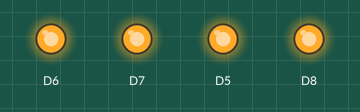
Bench run of a sketch on a simulated ESP8266 (Wemos D1 mini). Parts: output pins drawn as LEDs (lit = HIGH). What the sketch prints to the serial monitor is not drawn.

Above: at 0.2 s.
At 0.6 s:
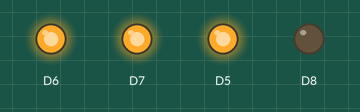
At 1.0 s:
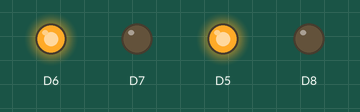
At 3.4 s:
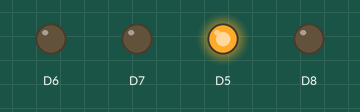
At 6.3 s:
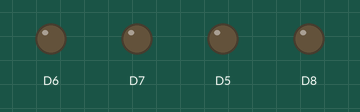
Timing chart, 0 to 9.1 s (numbered marks = the images above):
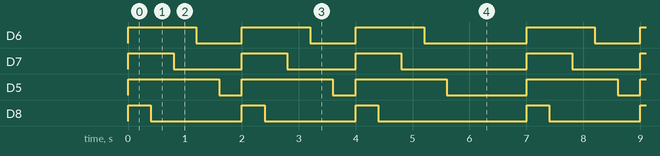

The sketch:

D1_oop94_IntBlinker1.ino
```cpp
//_____D1_oop94_IntBlinker1.ino__________________khartinger_____
// This sample program for the D1 mini shows the use of the
// timer interrupt in connection with a class.
// For 4 LEDs (at D5 to D8) objects of the class IntBlinker1
// are created, which blink differently with the help of an
// interrupt routine:
// D5: 1600ms on,  400ms off
// D6: 1200ms on,  800ms off
// D7:  800ms on, 1200ms off
// D8:  400ms on, 1600ms off
// After 6 seconds there is a pause of 1s.
// To show that the loop method is not blocked, a counter
// value is output there every 0.25s via the serial interface
// (with 115200Bd).
// Hardware:
// (1) WeMos D1 mini
// (2) 4x LEDs + series resistors 120 Ohm.
// See also:
// http://www.switchdoc.com/2015/10/iot-esp8266-timer-tutorial-arduino-ide/
// https://randomnerdtutorials.com/interrupts-timers-esp8266-arduino-ide-nodemcu/

// Created by Karl Hartinger, May 31,2021.
// Changes:
// 2021-05-31 New
// Released into the public domain.
extern "C" {
#include "user_interface.h"
}
#include <Arduino.h>

class IntBlinker1 {
 //------properties---------------------------------------------
 protected:
  int pinLed_;                              // pin number
  int ledState_;                            // 0=off, 1=on
  bool allowBlink_;                         // allow blink
  int msOn_;                                // time on
  int msOff_;                               // time off
  os_timer_t myTimer;                       // timer object

 //------helper methods-----------------------------------------
 public:
 //______timer interrupt routine________________________________
 void myTimer_ISR(void *pArg)
 {
  os_timer_disarm(&myTimer);                // stopp timer
  if(allowBlink_)
  {//----blinking: start next phase-----------------------------
   ledState_=1-ledState_;                   // invert led state
   digitalWrite(pinLed_, ledState_);        // set Led
   if(ledState_==1)
    os_timer_arm(&myTimer, msOn_, false);   // set next on time
   else
    os_timer_arm(&myTimer, msOff_, false);  // set next off time
  }
  else
  {//----no blinking: turn led off------------------------------
   ledState_=0;                             // led off
   digitalWrite(pinLed_, ledState_);        // turn led off
  }
 }

 //------constructor & co---------------------------------------
 public:
  IntBlinker1() {pinLed_=D4; setup(); }
  IntBlinker1(int pin) {pinLed_=pin; setup(); }
 protected:

  //_____Setup the properties (called by constructor)___________
  void setup() {
   pinMode(pinLed_, OUTPUT);                // pin is output
   ledState_=0;                             // led is off
   msOn_=100;                               // default: 100ms on
   msOff_=400;                              // default: 400ms off
   allowBlink_=false;                       // no blink on start
  }
 //------setter, getter methods (no hardware access)------------
 public:

  //_____Set blink duration_____________________________________
  void setTime(int msOn, int msOff) {msOn_=msOn; msOff_=msOff;}

 //------working methods----------------------------------------
 public:
  //_____Start blinking: start timer____________________________
  void blink() {
   allowBlink_=true;
   os_timer_arm(&myTimer, 1, false);
  }

  //_____Stop the blinking after this phase_____________________
  void off() {
   allowBlink_=false;
   //----For an immediate stop do this:-------------------------
// os_timer_disarm(&myTimer);               // stopp timer
// ledState_=0;                             // led off
// digitalWrite(pinLed_, ledState_);        // turn led off
  }

  //_____set name of external interrupt routine_________________
  void setIntfunction(void (*isr_)(void *pArg))
  {
   os_timer_setfn(&myTimer, isr_, NULL);
  }
};

//-------define LED-Objects AND their interrupt routine---------
// The names of the interrupt routines must be different and in
// the body the interrupt routine of the object must be called.
IntBlinker1 d5(D5);
ICACHE_RAM_ATTR void intBlinker_ISR5(void *pArg) { d5.myTimer_ISR(NULL); }

IntBlinker1 d6(D6);
ICACHE_RAM_ATTR void intBlinker_ISR6(void *pArg) { d6.myTimer_ISR(NULL); }

IntBlinker1 d7(D7);
ICACHE_RAM_ATTR void intBlinker_ISR7(void *pArg) { d7.myTimer_ISR(NULL); }

IntBlinker1 d8(D8);
ICACHE_RAM_ATTR void intBlinker_ISR8(void *pArg) { d8.myTimer_ISR(NULL); }

//_______SETUP__________________________________________________
void setup() {
 Serial.begin(115200); Serial.println("\nsetup(): --Start--");
 d5.setTime(1600, 400);                     // set new durations
 d6.setTime(1200, 800);                     // set new durations
 d7.setTime( 800,1200);                     // set new durations
 d8.setTime( 400,1600);                     // set new durations
 d5.setIntfunction(intBlinker_ISR5);        // set name of ISR
 d6.setIntfunction(intBlinker_ISR6);        // set name of ISR
 d7.setIntfunction(intBlinker_ISR7);        // set name of ISR
 d8.setIntfunction(intBlinker_ISR8);        // set name of ISR
 Serial.println("\nsetup(): --Finish--");   // end of setup
}

int counter=-1;                             // start value

//_______MAIN LOOP______________________________________________
void loop() {
 counter++;                                 // increment counter
 if(counter>999) counter=0;                 // avoid overflow
 Serial.print(counter); Serial.print(" ");  // print counter value
 if(counter%20==0) Serial.println();        // lew line after 20
 if(counter%28==0)
 {//-----start blinking-----------------------------------------
  d5.blink(); d6.blink(); d7.blink(); d8.blink();
 }
 if(counter%28==20)
 {//-----stopp blinking-----------------------------------------
  d5.off(); d6.off(); d7.off(); d8.off();
 }
 delay(250);                                // wait 0.25s
}
```

Measured:
- by itself, D6: repeats every 7.0 s: 2 × (LOW 0.80 s, HIGH 1.2 s), LOW 1.8 s, HIGH 1.2 s
- by itself, D7: repeats every 7.0 s: 2 × (LOW 1.2 s, HIGH 0.80 s), LOW 2.2 s, HIGH 0.80 s
- by itself, D5: repeats every 7.0 s: 2 × (LOW 0.40 s, HIGH 1.6 s), LOW 1.4 s, HIGH 1.6 s
- by itself, D8: repeats every 7.0 s: 2 × (LOW 1.6 s, HIGH 0.40 s), LOW 2.6 s, HIGH 0.40 s
